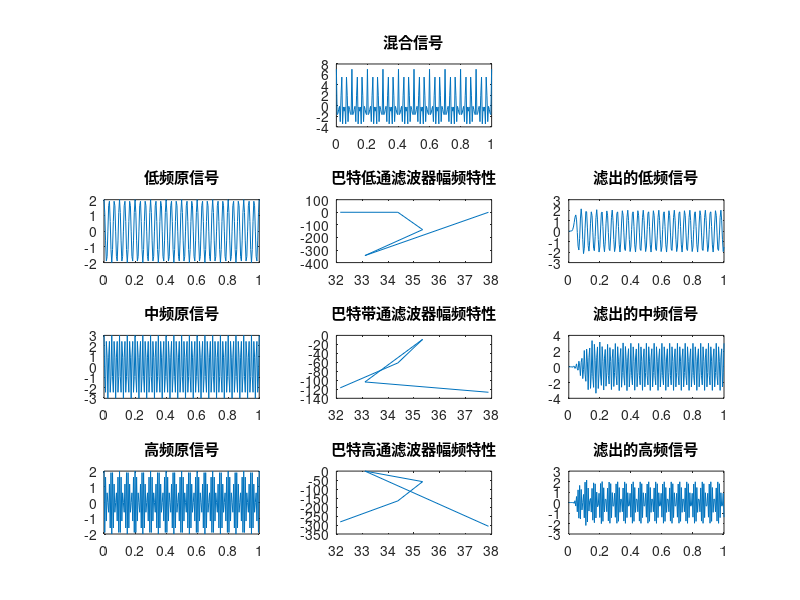

The MATLAB script that drew this image:
%%
%滤波实验
clear
figure
%设置抽样频率为200Hz，则能处理的最高频率为100Hz
fs=200;
Ts=1/fs;
n=0:Ts:1;
%设置信号中的三个分量
%低频分量
w1=2*pi*30;
x1=2*cos(w1*n);
subplot(4,3,4)
plot(n,x1)
title('低频原信号')
%中频分量
w2=2*pi*60;
x2=3*cos(w2*n);
subplot(4,3,7)
plot(n,x2)
title('中频原信号')
%高频分量
w3=2*pi*90;
x3=2*cos(w3*n);
subplot(4,3,10)
plot(n,x3)
title('高频原信号')
%混合信号
y=x1+x2+x3;
subplot(4,3,2)
plot(n,y)
title('混合信号')

%滤出低频分量
%设计butterworth低通滤波器
%设置参数，要注意wp与ws不需要带π
wp=0.4;
ws=0.45;
Rp=1;
As=20;
%计算滤波器所需参数
[N,wc]=buttord(wp,ws,Rp,As);
[Bdirlp,Adirlp] = butter(N,wc,'low');
%绘图并滤波
subplot(4,3,5)
[H,w]=freqz(Bdirlp,Adirlp,'whole');
plot(w/pi,20*log10(abs(H)))
title("巴特低通滤波器幅频特性")
subplot(4,3,6)
y1=filter(Bdirlp,Adirlp,y);
plot(n,y1)
title('滤出的低频信号')

%滤出中频分量
%设计butterworth带通滤波器
%设置参数
wp=[0.55,0.65];
ws=[0.5,0.7];
Rp=1;
As=20;
%计算滤波器所需参数
[N,wc]=buttord(wp,ws,Rp,As);
[Bdirlp,Adirlp] = butter(N,wc,'bandpass');
%绘图并滤波
subplot(4,3,8)
[H,w]=freqz(Bdirlp,Adirlp,'whole');
plot(w/pi,20*log10(abs(H)))
title("巴特带通滤波器幅频特性")
subplot(4,3,9)
y2=filter(Bdirlp,Adirlp,y);
plot(n,y2)
title('滤出的中频信号')

%滤出高频分量
%设计butterworth高通滤波器
%设置参数
wp=0.8;
ws=0.75;
Rp=1;
As=20;
%计算滤波器所需参数
[N,wc]=buttord(wp,ws,Rp,As);
[Bdirlp,Adirlp] = butter(N,wc,'high');
%绘图并滤波
subplot(4,3,11)
[H,w]=freqz(Bdirlp,Adirlp,'whole');
plot(w/pi,20*log10(abs(H)))
title("巴特高通滤波器幅频特性")
subplot(4,3,12)
y2=filter(Bdirlp,Adirlp,y);
plot(n,y2)
title('滤出的高频信号')